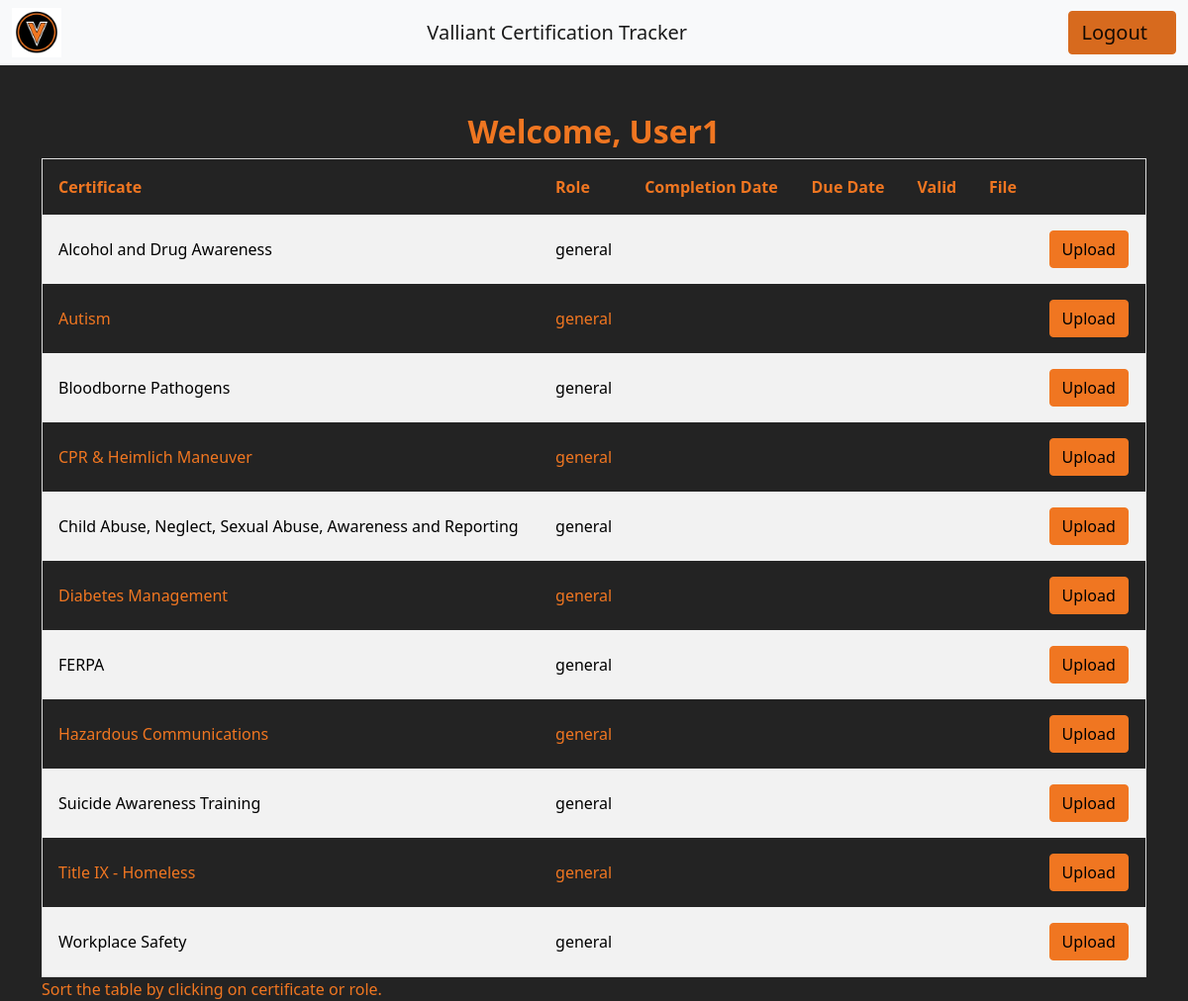
Page /accounts/dashboard/ (signed in) on the committed database.
### users/models.py (models this page shows, shortened)
class Certificate(models.Model):
    certificate_name = models.CharField('Name', blank=True, max_length=250, default='', unique=True)
    is_published = models.BooleanField('Published', default=False)
    exp_interval = models.IntegerField('Expiration interval in days', blank = True, null = True, default=0)
    is_limited = models.BooleanField('Time Limited', default=True)
    def __str__(self):
        return self.certificate_name

class Role(models.Model):
    role_name = models.CharField('Role', null=True, blank=True, max_length=250, default='', unique=True)
    certificates_list = models.ManyToManyField(Certificate, blank=True)
    def __str__(self):
        return self.role_name
    class Meta:
        verbose_name = "Role"
        verbose_name_plural = "Roles"

### users/views.py (the view)
# urls.py: path('dashboard/', views.dashboardView, name = "dashboard"),
@login_required
def dashboardView(request):
    profile = Profile.objects.all()
    images  = Images.objects.all()
    form = ImageForm(request.POST, request.FILES)
    if request.method == 'POST':
        if form.is_valid():
            form.instance.profile = request.user.profile
            form.instance.certification_due_date =  form.instance.getDueDate()
            form.instance.is_valid = form.instance.isValid()
            form.save()
            return redirect("dashboard")
    else:
        form = ImageForm()
    return render(request, 'dashboard.html', {'form': form, 'profiles': profile, 'images': images})

### users/Templates/dashboard.html (shortened to what this page needs)
{% extends 'base_dashboard.html' %}

### users/Templates/base_dashboard.html (shortened to what this page needs)
{% extends 'index.html' %}
{% block  content %}
    <center><h2 style="color: #F07621;"><strong>Welcome, {{user.username}}</strong></h2></center>
    {% if user.is_superuser %}
      {% block adminContent %}
        {% comment %} content from dashboard.html {% endcomment %}
      {% endblock %}
    {% else %}
    <div class="container">
        <table id="myTable">
            <tr>
                <th onclick="sortTable(0)">Certificate</th>
                <th onclick="sortTable(1)">Role</th>
                <th>Completion Date</th>
                <th>Due Date</th>
                <th>Valid</th>
                <th>File</th>
                <th></th>
            </tr>
            {% for profile in profiles %}
                {% if profile.profile_name.username == user.username %}
                    {% for role in profile.roles_list.all %}
                        {% for cert in role.certificates_list.all %}
                            {% if cert.is_published %}
                                <tr>
                                    <td>{{cert}}</td>
                                    <td>{{role}}</td>
                                    <td>
                                    </td>
                                    <td>
                                  </td>
                                  <td>
                                </td>
                                    <td>
                                    </td>
                                    <td>
                                      {% if profile.is_active %}
                                        <button type="button" class="btn btn-primary" data-bs-toggle="modal" data-bs-target="#myModal">Upload </button></div>
                                        <div class="modal fade" id="myModal">
                                        {% endif %}
                            {% endif %}
                        {% endfor %}
                    {% endfor %}
                {% endif %}
            {% endfor %}
        <div style="color: #F07621;">Sort the table by clicking on certificate or role.</div>
    </div>
    {% endif %}
{% endblock %}

### users/Templates/base_dashboard.html (style rules this page uses)
table { border-spacing: 0; width: 100%; border: 1px solid #ddd; }
th { cursor: pointer; }
th, td { text-align: left; padding: 16px; }
tr:nth-child(even) { background-color: #f2f2f2; color: black; }
tr:nth-child(odd) { color: #F07621; }

### rows in the picture
Role: role_name "general"
Certificate: certificate_name "Alcohol and Drug Awareness"
Certificate: certificate_name "Autism"
Certificate: certificate_name "Bloodborne Pathogens"
Certificate: certificate_name "CPR & Heimlich Maneuver"
Certificate: certificate_name "Child Abuse, Neglect, Sexual Abuse, Awareness and Reporting"
Certificate: certificate_name "Diabetes Management"
Certificate: certificate_name "FERPA"
Certificate: certificate_name "Hazardous Communications"
Certificate: certificate_name "Suicide Awareness Training"
Certificate: certificate_name "Title IX - Homeless"
Certificate: certificate_name "Workplace Safety"

### other values in the picture
{{ user.username }} "User1"
